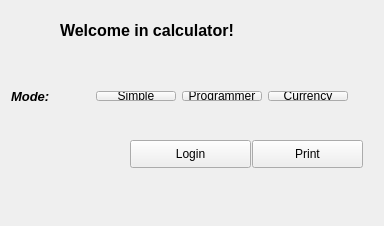
<?xml version="1.0" encoding="UTF-8"?>
<ui version="4.0">
 <class>Menu</class>
 <widget class="QMainWindow" name="Menu">
  <property name="geometry">
   <rect>
    <x>0</x>
    <y>0</y>
    <width>384</width>
    <height>226</height>
   </rect>
  </property>
  <property name="minimumSize">
   <size>
    <width>384</width>
    <height>226</height>
   </size>
  </property>
  <property name="maximumSize">
   <size>
    <width>384</width>
    <height>226</height>
   </size>
  </property>
  <property name="windowTitle">
   <string>Menu</string>
  </property>
  <widget class="QWidget" name="centralWidget">
   <widget class="QLabel" name="label_2">
    <property name="geometry">
     <rect>
      <x>60</x>
      <y>20</y>
      <width>241</width>
      <height>21</height>
     </rect>
    </property>
    <property name="font">
     <font>
      <pointsize>12</pointsize>
      <weight>75</weight>
      <bold>true</bold>
     </font>
    </property>
    <property name="text">
     <string>Welcome in calculator!</string>
    </property>
   </widget>
   <widget class="QWidget" name="layoutWidget">
    <property name="geometry">
     <rect>
      <x>0</x>
      <y>80</y>
      <width>359</width>
      <height>32</height>
     </rect>
    </property>
    <layout class="QHBoxLayout" name="horizontalLayout_3">
     <item>
      <widget class="QLabel" name="label">
       <property name="font">
        <font>
         <pointsize>10</pointsize>
         <weight>75</weight>
         <italic>true</italic>
         <bold>true</bold>
        </font>
       </property>
       <property name="text">
        <string>Mode:</string>
       </property>
      </widget>
     </item>
     <item>
      <layout class="QHBoxLayout" name="horizontalLayout_2">
       <item>
        <widget class="QPushButton" name="pushButton_simple">
         <property name="text">
          <string>Simple</string>
         </property>
        </widget>
       </item>
       <item>
        <widget class="QPushButton" name="pushButton_programmer">
         <property name="text">
          <string>Programmer</string>
         </property>
        </widget>
       </item>
       <item>
        <widget class="QPushButton" name="pushButton_currency">
         <property name="text">
          <string>Currency</string>
         </property>
        </widget>
       </item>
      </layout>
     </item>
    </layout>
   </widget>
   <widget class="QPushButton" name="pushButton_print">
    <property name="geometry">
     <rect>
      <x>252</x>
      <y>140</y>
      <width>111</width>
      <height>28</height>
     </rect>
    </property>
    <property name="text">
     <string>Print</string>
    </property>
   </widget>
   <widget class="QPushButton" name="pushButton_login">
    <property name="geometry">
     <rect>
      <x>130</x>
      <y>140</y>
      <width>121</width>
      <height>28</height>
     </rect>
    </property>
    <property name="text">
     <string>Login</string>
    </property>
   </widget>
  </widget>
  <widget class="QMenuBar" name="menuBar">
   <property name="geometry">
    <rect>
     <x>0</x>
     <y>0</y>
     <width>384</width>
     <height>26</height>
    </rect>
   </property>
  </widget>
 </widget>
 <layoutdefault spacing="6" margin="11"/>
 <resources/>
 <connections/>
</ui>
